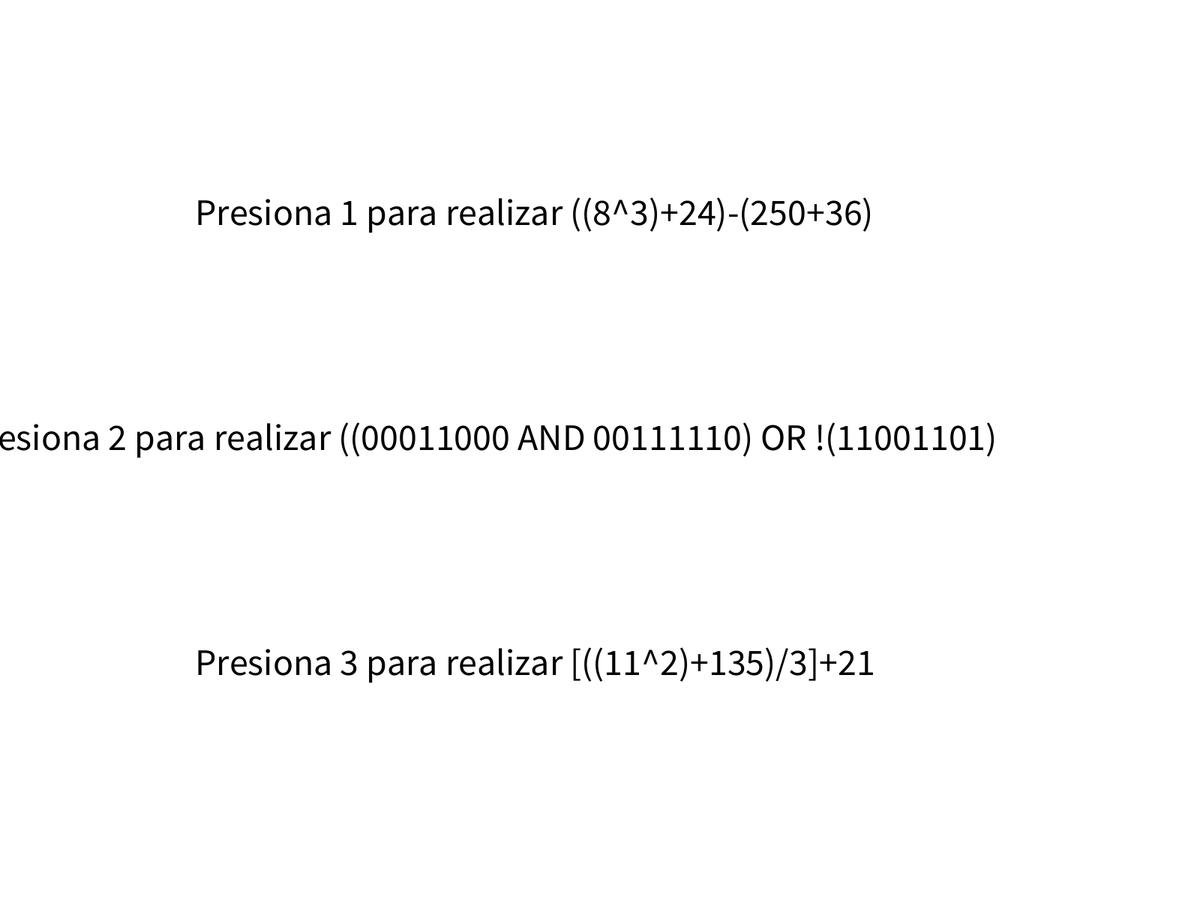
Frame 1 (no input)
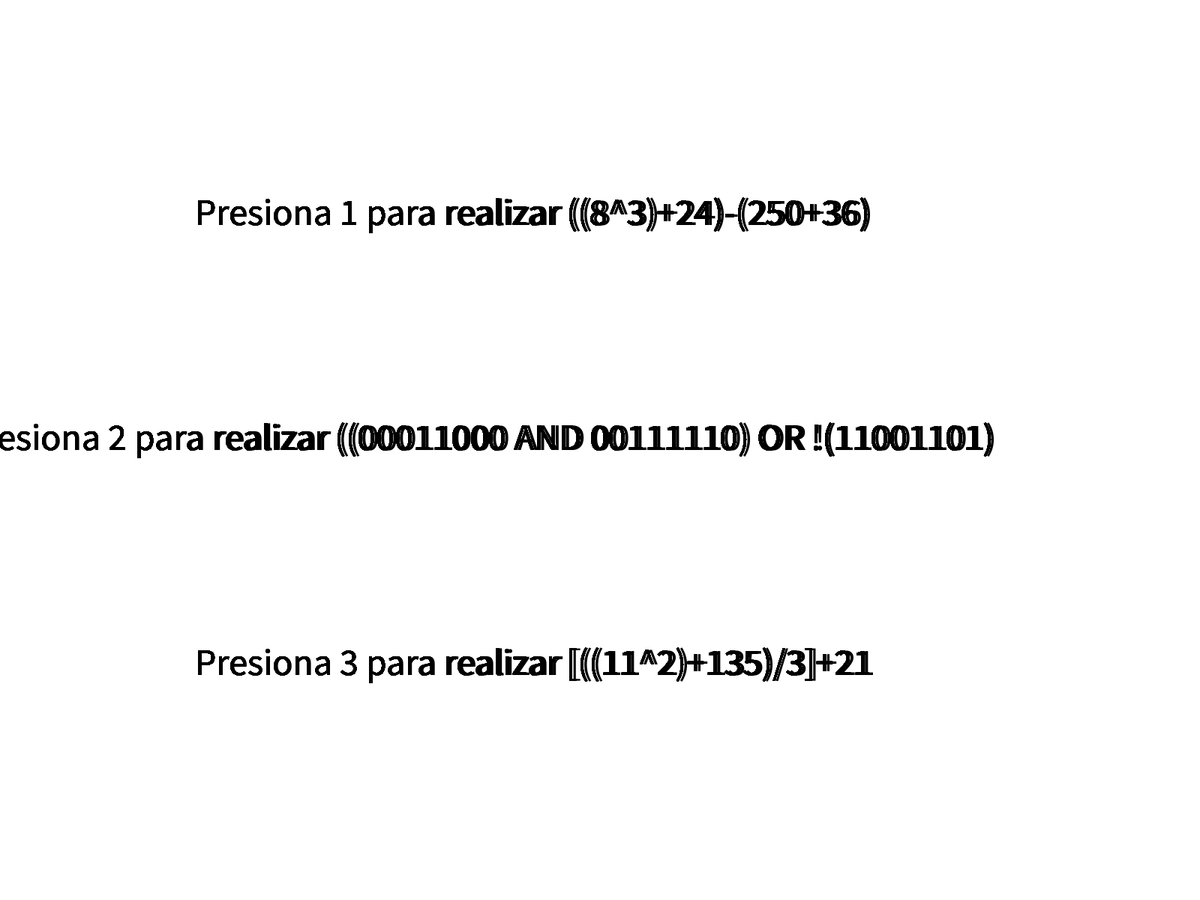
Frame 60 (the mouse pressed at the canvas centre just before this capture)
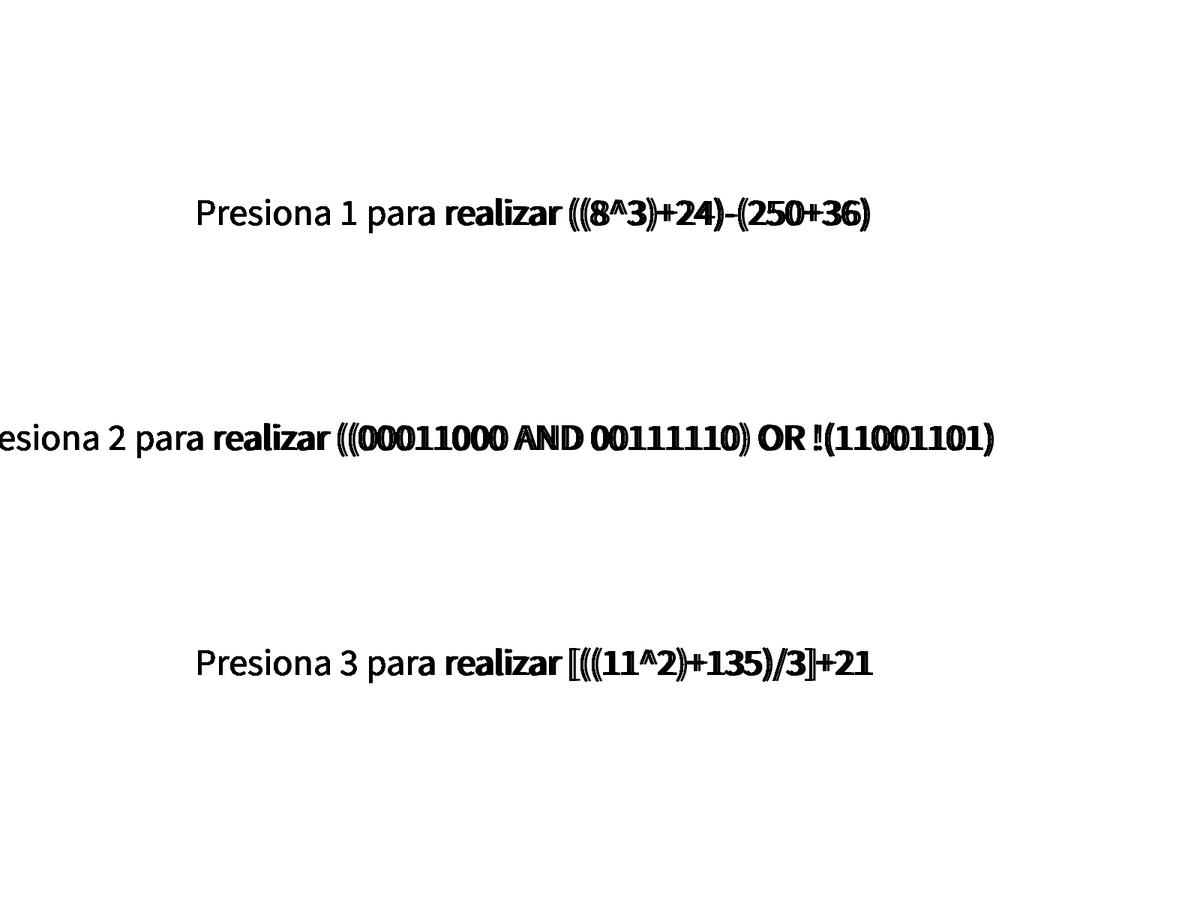
Frame 120 (the mouse held since frame 60 and released just before this capture)

The Processing sketch that drew these frames (run headless with seeded random() and noise(); from frame 60 on, the mouse is pressed at the canvas centre):

// Processing sketch: procesador
// ── procesador.pde
int numero1, numero2, numero3, numero4, numero5;
int timer;
char []keyP = {'1', '2', '3'};
boolean key = false;
boolean test=false;
boolean up=false;
String op = "";
int opr=26;
int bin;
int move1=160;
int c2=12, c=12;
int x=440, y=380, x1=586, y1=340, x2=276, y2=-194, f2=255, x3=240, y3=142, f3=255, x4=242, y4=96, f4=255, x5=586, y5=340, x6=276, y6=-194, 
  f6=255, x7=40, y7=22, f7=255, 
  x8=440, y8=380, f8=255, x9=586, y9=340, x10=276, y10=-194, f10=255, x11=240, y11=142, f11=255, x12=242, y12=96, f12=255, 
  x13=586, y13=340, x14=276, y14=-194, f14=255, x15=40, y15=22, f15=255, 
  x16=440, y16=380, f16=255, x17=586, y17=340, x18=276, y18=-194, f18=255, x19=240, y19=142, f19=255, x20=242, y20=96, f20=255, 
  x21=586, y21=340, x22=276, y22=-194, f22=255, x23=40, y23=22, f23=255, 
  x24=440, y24=380, f24=255, x25=586, y25=340, x26=276, y26=-194, f26=255, x27=240, y27=142, f27=255, x28=242, y28=96, f28=255, 
  x29=586, y29=340, x30=76, y30=88, f30=0, x31=40, y31=22, f31=255, 
  t1=397, t2=8, t3=385, t4=1, t5=385, t6=16, moveT=0, a1=255, a2=255, a3=255, a4=255, g1=44, g2=200,m1=0;

void setup() {
  noLoop();
  fullScreen();
  background(255);
}

void draw() {
  //Pantalla inicial
  if (!key) {
    home();
    textSize(12);
  } else {
    background(255);
    fill(255, 0, 0);
    triangle((width/2)+t1, (height/2)-t2+moveT, (width/2)+t3, (height/2)-t4+moveT, (width/2)+t5, (height/2)- t6+moveT);
    noFill();
    operacion1();
  }
  println(op);
  loop();

  if (op.equals("1")) {
    //T0
    //contador
    text("00000000", (width/2)-x, (height/2)-y);
    //memoria
    fill(f2);
    text("0000000000010000", (width/2)+x2, (height/2)-y2);
    //instruccion
    fill(f3);
    text("00000000", (width/2)-x3, (height/2)-y3);
    fill(f4);
    //direccion
    text("00010000", (width/2)-x4-2, (height/2)+y4);
    fill(f6);
    //memoria
    text("0000000000001000", (width/2)+x6, (height/2)-y6);
    //registro ALU
    fill(f7);
    text("0000000000001000", (width/2)-x7, (height/2)-y7);
    //Acumulador
    fill(a1);
    text("0000000000001000", (width/2)+77, (height/2)-343+24);
    //T1
    //contador
    fill(f8);
    text("00000001", (width/2)-x8, (height/2)-y8);
    //memoria
    fill(f10);
    text("0000001100010001", (width/2)+x10, (height/2)-y10);
    //instruccion
    fill(f11);
    text("00000011", (width/2)-x11, (height/2)-y11);
    fill(f12);
    //direccion
    text("00010001", (width/2)-x12-2, (height/2)+y12);
    //memoria
    fill(f14);
    text("0000000000000011", (width/2)+x14, (height/2)-y14);
    //registro ALU
    fill(f15);
    text("0000000000000011", (width/2)-x15, (height/2)-y15);
    //Acumulador
    fill(a2);
    text("0000001000000000", (width/2)+77, (height/2)-343+36);
    //T2
    //contador
    fill(f16);
    text("00000010", (width/2)-x16, (height/2)-y16);
    //memoria
    fill(f18);
    text("0000000000010010", (width/2)+x18, (height/2)-y18);
    //instruccion
    fill(f19);
    text("00000000", (width/2)-x19, (height/2)-y19);
    fill(f20);
    //direccion
    text("00010010", (width/2)-x20-2, (height/2)+y20);
    //memoria
    fill(f22);
    text("0000000000011000", (width/2)+x22, (height/2)-y22);
    //registro ALU
    fill(f23);
    text("0000000000011000", (width/2)-x23, (height/2)-y23);
    //Acumulador
    fill(a3);
    text("0000001000011000", (width/2)+77, (height/2)-343+48);
    //T3
    //contador
    fill(f24);
    text("00000011", (width/2)-x24, (height/2)-y24);
    //memoria
    fill(f26);
    text("0000011000010110", (width/2)+x26, (height/2)-y26);
    //instruccion
    fill(f27);
    text("00000110", (width/2)-x27, (height/2)-y27);
    fill(f28);
    //direccion
    text("00010110", (width/2)-x28-2, (height/2)+y28);
    //memoria
    fill(f30);
    text("0000001000011000", (width/2)+x30, (height/2)-y30);
    //registro ALU
    fill(f31);
    text("0000001000011000", (width/2)-x31, (height/2)-y31);
    //Acumulador
    fill(a4);
    text("0000001000011000", (width/2)+489, (height/2)-400);

    switch(opr) {
      //contador-direcciones  
    case 0:
      if (!test) {
        if (y==56) {
          if (x==584) {
            test=true;
          } else {
            x+=4;
          }
        } else {
          y-=4;
        }
      } else {
        if (y==156) {
          opr=1;
        } else {
          y+=2;
        }
      }
      break;
      //direcciones-memoria
    case 1:
      fill(0);
      text("00000000", (width/2)-x1, (height/2)+y1);
      if (y1==376) {
        if (x1==-322) {
          opr=2;
          break;
        } else {
          x1-=4;
        }
      } else {
        y1+=4;
      }
      break;
      //Memoria-Registro de datos
    case 2:
      f2=0;
      if (x2==-176) {
        if (y2==134) {
          opr=3;
          break;
        } else {
          y2+=4;
        }
      } else {
        x2-=4;
      }
      break;
      //registro datos - direcciones e intrucciones
    case 3:
      f3=0;
      f4=0;
      if (x3==324) {
        if (y3==182) {
        } else {
          y3+=4;
        }
      } else {
        x3+=4;
      }
      if (x4==582) {
        if (y4==-144) {
          opr=4;
          break;
        } else {
          y4-=4;
        }
      } else {
        x4+=4;
      }
      break;
      //direcciones-memoria
    case 4:
      fill(0);
      text("00010000", (width/2)-x5, (height/2)+y5);
      if (y5==376) {
        if (x5==-322) {
          moveT=192;
          opr=5;
          break;
        } else {
          x5-=4;
        }
      } else {
        y5+=4;
      }
      break;
      //memoria - registro datos
    case 5:
      f6=0;
      if (x6==-176) {
        if (y6==122) {
          opr=6;
          break;
        } else {
          y6+=4;
        }
      } else {
        x6-=4;
      }
      break;
      //registro datos - registro entrada
    case 6:
      f7=0;
      if (x7==-308) {
        if (y7==334) {
          a1=0;
          opr=7;
          test=false;
        } else {
          y7+=4;
        }
      } else {
        x7-=4;
      }
      break;
      //t1
      //contador-direcciones  
    case 7:
      f8=0;
      if (!test) {
        if (y8==56) {
          if (x8==584) {
            test=true;
          } else {
            x8+=4;
          }
        } else {
          y8-=4;
        }
      } else {
        if (y8==132) {
          opr=8;
        } else {
          y8+=2;
        }
      }
      break;
      //direcciones-memoria
    case 8:
      fill(0);
      text("00000001", (width/2)-x9, (height/2)+y9);
      if (y9==376) {
        if (x9==-322) {
          moveT=12;
          opr=9;
          break;
        } else {
          x9-=4;
        }
      } else {
        y9+=4;
      }
      break;
      //Memoria-Registro de datos
    case 9:
      f10=0;
      if (x10==-176) {
        if (y10==110) {
          opr=10;
          break;
        } else {
          y10+=4;
        }
      } else {
        x10-=4;
      }
      break;
      //registro datos - direcciones e intrucciones
    case 10:
      f11=0;
      f12=0;
      if (x11==324) {
        if (y11==170) {
        } else {
          y11+=4;
        }
      } else {
        x11+=4;
      }
      if (x12==582) {
        if (y12==-120) {
          opr=11;
          break;
        } else {
          y12-=4;
        }
      } else {
        x12+=4;
      }
      break;
      //direcciones-memoria
    case 11:
      fill(0);
      text("00010001", (width/2)-x13, (height/2)+y13);
      if (y13==376) {
        if (x13==-322) {
          moveT=204;
          opr=12;
          break;
        } else {
          x13-=4;
        }
      } else {
        y13+=4;
      }
      break;
      //memoria - registro datos
    case 12:
      f14=0;
      if (x14==-176) {
        if (y14==98) {
          opr=13;
          break;
        } else {
          y14+=4;
        }
      } else {
        x14-=4;
      }
      break;
      //registro datos - registro entrada
    case 13:
      f15=0;
      if (x15==-308) {
        if (y15==322) {
          a2=0;
          test=false;
          opr=14;
        } else {
          y15+=4;
        }
      } else {
        x15-=4;
      }
      break;
      //t2
      //contador-direcciones  
    case 14:
      f16=0;
      if (!test) {
        if (y16==56) {
          if (x16==584) {
            test=true;
          } else {
            x16+=4;
          }
        } else {
          y16-=4;
        }
      } else {
        if (y16==108) {
          opr=15;
        } else {
          y16+=2;
        }
      }
      break;
      //direcciones-memoria
    case 15:
      fill(0);
      text("00000010", (width/2)-x17, (height/2)+y17);
      if (y17==376) {
        if (x17==-322) {
          moveT=24;
          opr=16;
          break;
        } else {
          x17-=4;
        }
      } else {
        y17+=4;
      }
      break;
      //Memoria-Registro de datos
    case 16:
      f18=0;
      if (x18==-176) {
        if (y18==86) {
          opr=17;
          break;
        } else {
          y18+=4;
        }
      } else {
        x18-=4;
      }
      break;
      //registro datos - direcciones e intrucciones
    case 17:
      f19=0;
      f20=0;
      if (x19==324) {
        if (y19==158) {
        } else {
          y19+=4;
        }
      } else {
        x19+=4;
      }
      if (x20==582) {
        if (y20==-96) {
          opr=18;
          break;
        } else {
          y20-=4;
        }
      } else {
        x20+=4;
      }
      break;
      //direcciones-memoria
    case 18:
      fill(0);
      text("00010010", (width/2)-x21, (height/2)+y21);
      if (y21==376) {
        if (x21==-322) {
          moveT=216;
          opr=19;
          break;
        } else {
          x21-=4;
        }
      } else {
        y21+=4;
      }
      break;
      //memoria - registro datos
    case 19:
      f22=0;
      if (x22==-176) {
        if (y22==74) {
          opr=20;
          break;
        } else {
          y22+=4;
        }
      } else {
        x22-=4;
      }
      break;
      //registro datos - registro entrada
    case 20:
      f23=0;
      if (x23==-308) {
        if (y23==310) {
          a3=0;
          test=false;
          opr=21;
        } else {
          y23+=4;
        }
      } else {
        x23-=4;
      }
      break;
      //t3 GUARDAR
      //contador-direcciones  
    case 21:
      f24=0;
      if (!test) {
        if (y24==56) {
          if (x24==584) {
            test=true;
          } else {
            x24+=4;
          }
        } else {
          y24-=4;
        }
      } else {
        if (y24==84) {
          opr=22;
        } else {
          y24+=2;
        }
      }
      break;
      //direcciones-memoria
    case 22:
      fill(0);
      text("00000011", (width/2)-x25, (height/2)+y25);
      if (y25==376) {
        if (x25==-322) {
          moveT=36;
          opr=23;
          break;
        } else {
          x25-=4;
        }
      } else {
        y25+=4;
      }
      break;
      //memoria-Registro de datos
    case 23:
      f26=0;
      if (x26==-176) {
        if (y26==62) {
          opr=24;
          break;
        } else {
          y26+=4;
        }
      } else {
        x26-=4;
      }
      break;
      //registro datos - direcciones e intrucciones
    case 24:
      f27=0;
      f28=0;
      if (x27==324) {
        if (y27==146) {
        } else {
          y27+=4;
        }
      } else {
        x27+=4;
      }
      if (x28==582) {
        if (y28==-72) {
          opr=25;
          break;
        } else {
          y28-=4;
        }
      } else {
        x28+=4;
      }
      break;
      //direcciones-memoria
    case 25:
      fill(0);
      text("00010001", (width/2)-x29, (height/2)+y29);
      if (y29==376) {
        if (x29==-322) {
          moveT=264;
          opr=26;
          break;
        } else {
          x29-=4;
        }
      } else {
        y29+=4;
      }
      break;
      //acumulador - registro datos
    case 26:
      f30=0;
      if (!up) {
        if (y30==8) {
          if (x30==-176) {
            up=true;
          } else {
            x30-=4;
          }
        } else {
          y30-=4;
        }
      } else {

        if (y30==48) {
          opr=27;
        } else {
          y30+=4;
        }
      }
      break;
      //registro datos-memoria
    case 27:
      fill(0);
      text("0000001000011000", (width/2)-g1, (height/2)+g2);
      if (g1==-276) {
        m1=0;
        //opr=28;
      } else {
        g1-=4;
      }
      break;

      //registro datos - registro entrada
      //case 28:
      //  f31=0;
      //  if (x31==-308) {
      //    if (y31==298) {
      //      a4=0;
      //      test=false;
      //      opr=29;
      //    } else {
      //      y31+=4;
      //    }
      //  } else {
      //    x31-=4;
      //  }
      //  break;
    }
  }
}

void home() {
  textSize(50);
  fill(0);
  text("Presiona 1 para realizar ((8^3)+24)-(250+36)", (width/2)-540, (height/2)-300);
  text("Presiona 2 para realizar ((00011000 AND 00111110) OR !(11001101)", (width/2)-850, (height/2));
  text("Presiona 3 para realizar [((11^2)+135)/3]+21", (width/2)-540, (height/2)+300);
}

void keyTyped() {
  for (int i=0; i<keyP.length; i++) {
    if (keyP[i] == '1') {
      println("Operación 1 seleccionada: ((8^3)+24)-(250+36)");
      operacion1();
      key = true;
      redraw();
    } /*else if(keyP[i] == '2'){
     println("Operación 2 seleccionada: ((8^3)+24)-(250+36)");
     operacion1();
     } else if(keyP[i] == '3'){
     println("Operación 3 seleccionada: ((8^3)+24)-(250+36)");
     operacion1();
     }*/
  }
}

void operacion1() {
  int a=(width/2)+410;
  int d=(width/2)+489;
  int b9=(height/2)-343, b8=(height/2)-343, b7=(height/2)-145, b6=(height/2)-170, 
    b5=(height/2)-196, b4=(height/2)-445, b3=(height/2)-381, b2=(height/2)-13, 
    b=(height/2)-13;

  memoria();
  decodificador();
  contador();
  registro_Instru();
  registro_Dir();
  registro_Datos();
  acumulador();
  registro_Entrada();
  stroke(#58D68D);
  lineasAletosas();
  lineasAletosas2();
  lineasAletosas3();
  stroke(#3498DB);
  lineasAletosas4();
  lineasAletosas5();
  lineasAletosas6();
  lineasAletosas7();
  stroke(#8E44AD);
  lineasAletosas8();
  stroke(#E74C3C);
  lineasAletosas9();
  stroke(#58D68D);
  lineasAletosas10();
  lineasAletosas11();
  stroke(#3498DB);
  lineasAletosas12();
  stroke(#3498DB);
  lineasAletosas13();
  lineasAletosas14();
  lineasAletosas15();
  stroke(0);
  noFill();

  fill(0);
  //Registro de entrada
  //for (int i=0; i<16; i++) {
  //  text("0000000000000000", (width/2)+307, b9+=c);
  //}
  //Acumulador
  text("0000000000000000", (width/2)+77, b8+12);
  //Registro de datos
  //for (int i=0; i<32; i++) {
  //  text("0000000000000000", (width/2)-173, b7+=c);
  //}
  //Registro de Direcciones
  //for (int i=0; i<32; i++) {
  //  text("00000000", (width/2)-584, b6+=c);
  //}
  //Registro de instrucciones
  //for (int i=0; i<12; i++) {
  //  text("00000000", (width/2)-323, b5+=c);
  //}
  //contador
  for (int i=0; i<16; i++) {
    String pos = binary(i, 8);
    text(pos, (width/2)-363, b4+=c);
  }
  //decodificador
  for (int i=0; i<8; i++) {
    String pos = binary(i, 8);
    text(pos, (width/2)-618, b3+=c);
  }
  //memoria
  for (int i=0; i<32; i++) {
    String pos = binary(i, 8);
    text(pos, a, b+=c);
    if (i==0) {
      text("0000000000010000", d, b2+=c2);
    } else if (i==1) {
      text("0000001100010001", d, b2+=c2);
    } else if (i==2) {
      text("0000000000010010", d, b2+=c2);
    } else if (i==3) {
      text("0000011000010110", d, b2+=c2);
    } else if (i==4) {
      text("0000001000010011", d, b2+=c2);
    } else if (i==5) {
      text("0000000000010100", d, b2+=c2);
    } else if (i==6) {
      text("0000000000010101", d, b2+=c2);
    } else if (i==7) {
      text("0000011000010111", d, b2+=c2);
    } else if (i==8) {
      text("0000001000010011", d, b2+=c2);
    } else if (i==9) {
      text("0000000000010110", d, b2+=c2);
    } else if (i==10) {
      text("0000000100010111", d, b2+=c2);
    } else if (i==11) {
      text("0000011000011000", d, b2+=c2);
    } else if (i==12) {
      text("0000011100000000", d, b2+=c2);
    } else if (i==16) {
      text("0000000000001000", d, b2+=c2);
    } else if (i==17) {
      text("0000000000000011", d, b2+=c2);
    } else if (i==18) {
      text("0000000000011000", d, b2+=c2);
    } else if (i==19) {
      text("0000000000000000", d, b2+=c2);
    } else if (i==20) {
      text("0000000011111010", d, b2+=c2);
    } else if (i==21) {
      text("0000000000100100", d, b2+=c2);
    } else {
      text("", d+move1, b2+=c2);
    }
  }
  op="1";

  numero1=8;
  numero2=3;
  numero3=24;
  numero4=250;
  numero5=36;


  for (int i=0; i<14; i++) {   
    if (timer==0) {
    }
  }
  double potencia = Math.pow(Double.parseDouble(numero1+""), Double.parseDouble(numero2+""));
  int parentesis1 = (int)potencia + numero3;
  int parentesis2 = numero4 + numero5;
  int resultado = parentesis1 - parentesis2;

  bin = Integer.parseInt(binary(resultado, 8));
  println("El resultado es: "+resultado+" = "+bin);

  noFill();
  //000000000000000000000000000000000000000000000000
}

/*void operacion2(){
 
 }
 
 void operacion3(){
 numero1=11;
 numero2=2;
 numero3=135;
 numero4=3;
 numero5=21;
 
 
 }*/

void memoria() {
  int x, y, w, h, r;
  int x1 = (width/2)+482;
  int x2 = (width/2)+482;
  int y1 = (height/2)-20;
  int y2 = (height/2)+380;
  x=(width/2)+400;
  y=(height/2)-20;
  w=222;
  h=400;
  r=20;
  fill(0);
  line(x1, y1, x2, y2);
  text("Memoria", x+85, y-5);
  noFill();
  rect(x, y, w, h, r);
}

void decodificador() {
  int x, y, w, h, r;
  x=(width/2)-625;
  y=(height/2)-385;
  w=155;
  h=108;
  r=20;
  int x1=x+75;
  int y2=0;
  int posyl=y+15;
  fill(0);
  line(x1, y, x1, y2+h+y);
  line(x1+18, y, x1+18, y2+h+y);
  //simbolos
  text("+", x1+5, posyl);
  text("-", x1+5, posyl+c);
  text("*", x1+5, posyl+c*2);
  text("^", x1+5, posyl+c*3);
  text("&", x1+5, posyl+c*4);
  text("!", x1+5, posyl+c*5);
  text("M", x1+5, posyl+c*6);
  text("F", x1+5, posyl+c*7);
  //comentario
  text("Suma", x1+22, posyl);
  text("Resta", x1+22, posyl+c);
  text("Producto", x1+22, posyl+c*2);
  text("Potencia", x1+22, posyl+c*3);
  text("AND", x1+22, posyl+c*4);
  text("OR", x1+22, posyl+c*5);
  text("MEMORIA", x1+22, posyl+c*6);
  text("Finalizar", x1+22, posyl+c*7);
  //texto
  text("Decodificador", x+35, y-5);
  noFill();
  rect(x, y, w, h, r);
}

void contador() {
  int x, y, w, h, r;
  x=(width/2)-370;
  y=(height/2)-450;
  w=75;
  h=205;
  r=20;

  fill(0);
  //texto
  text("Contador", x+10, y-5);
  noFill();
  rect(x, y, w, h, r);
}

void registro_Instru() {
  int x, y, w, h, r;
  x=(width/2)-330;
  y=(height/2)-200;
  w=75;
  h=155;
  r=20;

  fill(0);
  //texto
  text("Registro de Instrucciones", x-30, y-5);
  noFill();
  rect(x, y, w, h, r);
}

void registro_Dir() {
  int x, y, w, h, r;
  x=(width/2)-591;
  y=(height/2)-177;
  w=75;
  h=500;
  r=20;

  fill(0);
  //texto
  text("Registro de Direcciones", x-25, y-5);
  noFill();
  rect(x, y, w, h, r);
}

void registro_Datos() {
  int x, y, w, h, r;
  x=(width/2)-180;
  y=(height/2)-150;
  w=137;
  h=500;
  r=20;

  fill(0);
  //texto
  text("Registro de Datos", x+17, y-5);
  noFill();
  rect(x, y, w, h, r);
}

void acumulador() {
  int x, y, w, h, r;
  x=(width/2)+70;
  y=(height/2)-350;
  w=137;
  h=250;
  r=20;

  fill(0);
  //texto
  text("Acumulador", x+30, y-5);
  noFill();
  rect(x, y, w, h, r);
}

void registro_Entrada() {
  int x, y, w, h, r;
  x=(width/2)+300;
  y=(height/2)-350;
  w=137;
  h=250;
  r=20;  
  fill(0);
  //texto
  text("Registro de entrada", x+12, y-5);
  noFill();
  rect(x, y, w, h, r);
}
//horizontal
void lineasAletosas() {
  int x1, y1, x2, y2;
  x1=(width/2)-370;
  y1=(height/2)-375;
  x2=(width/2)-420;
  y2=(height/2)-375;

  line(x1, y1, x2, y2);
}

//Vertical
void lineasAletosas2() {
  int x1, y1, x2, y2;
  x1=(width/2)-420;
  y1=(height/2)-375;
  x2=(width/2)-420;
  y2=(height/2)-50;
  line(x1, y1, x2, y2);
}
//horizontal
void lineasAletosas3() {
  int x1, y1, x2, y2;
  x1=(width/2)-420;
  y1=(height/2)-50;
  x2=(width/2)-515;
  y2=(height/2)-50;
  line(x1, y1, x2, y2);
}
//horizontal
void lineasAletosas4() {
  int x1, y1, x2, y2;
  x1=(width/2)-330;
  y1=(height/2)-185;
  x2=(width/2)-395;
  y2=(height/2)-185;

  line(x1, y1, x2, y2);
}
//Vertical
void lineasAletosas5() {
  int x1, y1, x2, y2;
  x1=(width/2)-395;
  y1=(height/2)-185;
  x2=(width/2)-395;
  y2=(height/2)-250;
  line(x1, y1, x2, y2);
}
//horizontal
void lineasAletosas6() {
  int x1, y1, x2, y2;
  x1=(width/2)-395;
  y1=(height/2)-250;
  x2=(width/2)-540;
  y2=(height/2)-250;
  line(x1, y1, x2, y2);
}
//vertical
void lineasAletosas7() {
  int x1, y1, x2, y2;
  x1=(width/2)-540;
  y1=(height/2)-250;
  x2=(width/2)-540;
  y2=(height/2)-277;
  line(x1, y1, x2, y2);
}

//horizontal
void lineasAletosas8() {
  int x1, y1, x2, y2;
  x1=(width/2)-180;
  y1=(height/2)-138;
  x2=(width/2)-255;
  y2=(height/2)-138;
  line(x1, y1, x2, y2);
}

//horizontal
void lineasAletosas9() {
  int x1, y1, x2, y2;
  x1=(width/2)-180;
  y1=(height/2)+100;
  x2=(width/2)-515;
  y2=(height/2)+100;
  line(x1, y1, x2, y2);
}

//vertical
void lineasAletosas10() {
  int x1, y1, x2, y2;
  x1=(width/2)-560;
  y1=(height/2)+323;
  x2=(width/2)-560;
  y2=(height/2)+380;
  line(x1, y1, x2, y2);
}
//sdadad
//horizontal
void lineasAletosas11() {
  int x1, y1, x2, y2;
  x1=(width/2)-560;
  y1=(height/2)+380;
  x2=(width/2)+410;
  y2=(height/2)+380;
  line(x1, y1, x2, y2);
}

//horizontal
void lineasAletosas12() {
  int x1, y1, x2, y2;
  x1=(width/2)+400;
  y1=(height/2)+200;
  x2=(width/2)-43;
  y2=(height/2)+200;
  line(x1, y1, x2, y2);
}

//horizontal
void lineasAletosas13() {
  int x1, y1, x2, y2;
  x1=(width/2)-43;
  y1=(height/2)-20;
  x2=(width/2)+380;
  y2=(height/2)-20;
  line(x1, y1, x2, y2);
}

//Vertical
void lineasAletosas14() {
  int x1, y1, x2, y2;
  x1=(width/2)+380;
  y1=(height/2)-20;
  x2=(width/2)+380;
  y2=(height/2)-100;
  line(x1, y1, x2, y2);
}

//Vertical
void lineasAletosas15() {
  int x1, y1, x2, y2;
  x1=(width/2)+133;
  y1=(height/2)-20;
  x2=(width/2)+133;
  y2=(height/2)-100;
  line(x1, y1, x2, y2);
}
